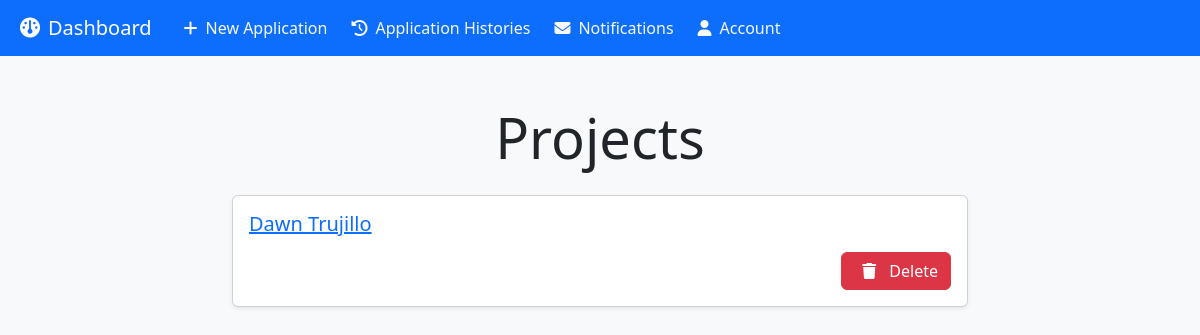
The page /projects/ (signed in) on the database as committed earlier.
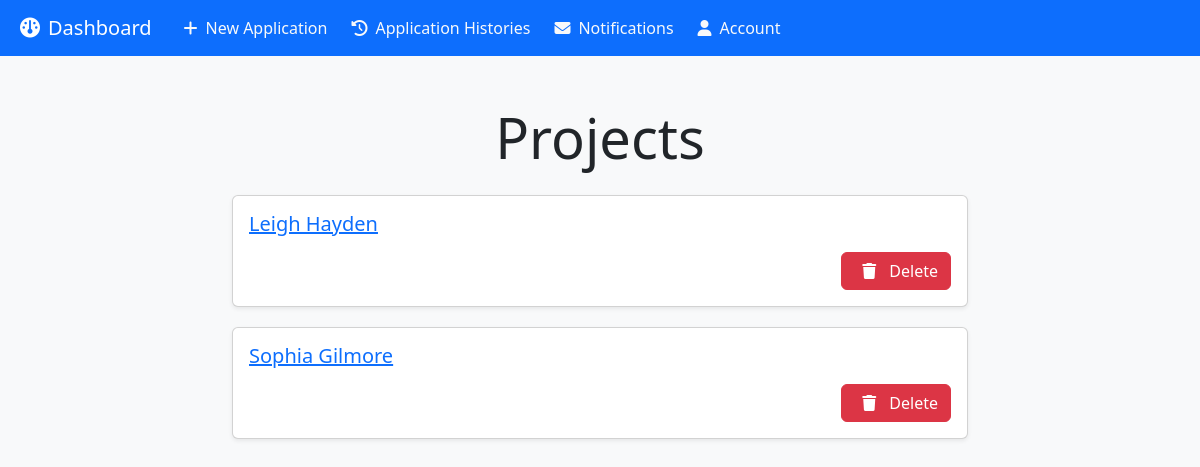
The same page on the database as committed later.
### main/models.py (models this page shows, shortened)
class Project(models.Model):
    STATUS_CHOICES = [
        ('Pending', 'Pending'),
        ('Accepted', 'Accepted'),
        ('Declined', 'Declined'),
    ]
    user = models.ForeignKey(User, on_delete=models.CASCADE)
    name_of_the_project = models.CharField(max_length=100)
    project_type = models.CharField(max_length=100)
    tender_number = models.CharField(max_length=100)
    name_of_the_contractor = models.ForeignKey(Contractor, on_delete=models.SET_NULL, null=True, related_name='contractors')
    handling_officer = models.ForeignKey(User, on_delete=models.SET_NULL, null=True, related_name='projects')
    created_at = models.DateTimeField(auto_now_add=True)
    status = models.CharField(max_length=10, choices=STATUS_CHOICES, default='Pending')
    is_finished = models.BooleanField(default=False)

### main/views.py (the view)
# urls.py: path('projects/', views.project_list, name='project_list'),
@login_required
def project_list(request):
    user = request.user
    projects = Project.objects.all().order_by('-created_at')
    return render(request, 'project_list.html', {
        'projects': projects,
        'userprofile': user.userprofile
    })

### main/context_processors.py (called while the page is built)
def notification_count(request):
    if request.user.is_authenticated:
        user = request.user
        if user.is_superuser or (hasattr(user, 'userprofile') and user.userprofile.role == 'director'):
            new_notifications_count = Notification.objects.filter(is_read_by_admin=False)
        else:
            new_notifications_count = Notification.objects.filter(is_read_by_handling_officer=False, project__handling_officer=user).count()
    else:
        new_notifications_count = 0
    return {'new_notifications_count': new_notifications_count}

### main/models.py (called while the page is built)
    def __str__(self):
        return self.project.name_of_the_project

### templates/project_list.html (shortened to what this page needs)
{% extends 'base.html' %}
{% block content %}
<div class="container mt-5">
    <div class="row justify-content-center">
        <div class="col-md-8">
            <div class="text-center mb-4">
                <h1 class="display-4">Projects</h1>
            </div>
            <ul class="project-list">
            {% if projects %}
                {% for project in projects %}
                <li class="project-item">
                    <div class="card card-hover shadow-sm">
                        <div class="card-body">
                            <h5 class="card-title">
                                <a href="{% url 'project_detail' project.pk %}" class="project-link">{{ project.name_of_the_project }}</a>
                            </h5>
                            {% if request.user.userprofile.role == 'director' %}
                            <div class="d-flex justify-content-end">
                                <a href="{% url 'delete_project' project.pk %}" class="btn btn-danger btn-icon">
                                    <i class="fa-solid fa-trash mx-2"></i> Delete
                                </a>
                            </div>
                            {% endif %}
                        </div>
                    </div>
                </li>
                {% endfor %}
            {% endif%}
            </ul>
        </div>
    </div>
</div>
{% endblock %}

### templates/base.html (shortened to what this page needs)
{% load static %}
<!DOCTYPE html>
<html lang="en">
<head>
    <link href="https://cdn.jsdelivr.net/npm/bootstrap@5.3.3/dist/css/bootstrap.min.css" rel="stylesheet">
    <link href="" rel="stylesheet">
</head>
<body class="bg-body-tertiary">
    <nav class="navbar navbar-expand-lg navbar-dark bg-primary mb-4">
        <div class="container-fluid">
            {% if user.is_authenticated %}
            <a class="navbar-brand" href="{% url 'index' %}"><i class="fa-solid fa-gauge mx-2"></i>Dashboard</a>
            {% else %}
            <span class="navbar-brand" href="#">FileTracker</span>
            {% endif %}
            <div class="collapse navbar-collapse" id="navbarSupportedContent">
                <ul class="navbar-nav">
                    {% if user.is_authenticated %}
                    <li class="nav-item">
                        <a class="nav-link text-light" href="{% url 'new_application'%}"><i class="fa-solid fa-plus mx-2"></i>New Application</a>
                    </li>
                    <li class="nav-item">
                        <a class="nav-link text-light" href="{% url 'project_list'%}"><i class="fa-solid fa-clock-rotate-left mx-2"></i>Application Histories</a>
                    </li>
                    <li class="nav-item">
                        <a class="nav-link text-light notification-icon" href="{% url 'notifications' %}">
                            <i class="fa-solid fa-envelope mx-2"></i>Notifications
                        </a>
                    </li>
                    <li class="nav-item">
                        <a class="nav-link text-light" href="{% url 'account'%}"><i class="fa-solid fa-user mx-2"></i>Account</a>
                    </li>
                    {% endif %}
                </ul>
            </div>
        </div>
    </nav>
    {% block content %}
    {% endblock content %}
</body>
</html>

### templates/base.html (style rules this page uses)
.notification-icon { position: relative; display: inline-block; }

### templates/project_list.html (style rules this page uses)
.project-list { list-style: none; padding: 0; }
.project-item { margin-bottom: 20px; }
.card-hover { transition: box-shadow 0.3s ease; }
.btn-icon { display: flex; align-items: center; gap: 5px; }

Rows that differ between the two databases and show on the page:
removed Project: name_of_the_project "Dawn Trujillo"
added Project: name_of_the_project "Leigh Hayden"
added Project: name_of_the_project "Sophia Gilmore"
